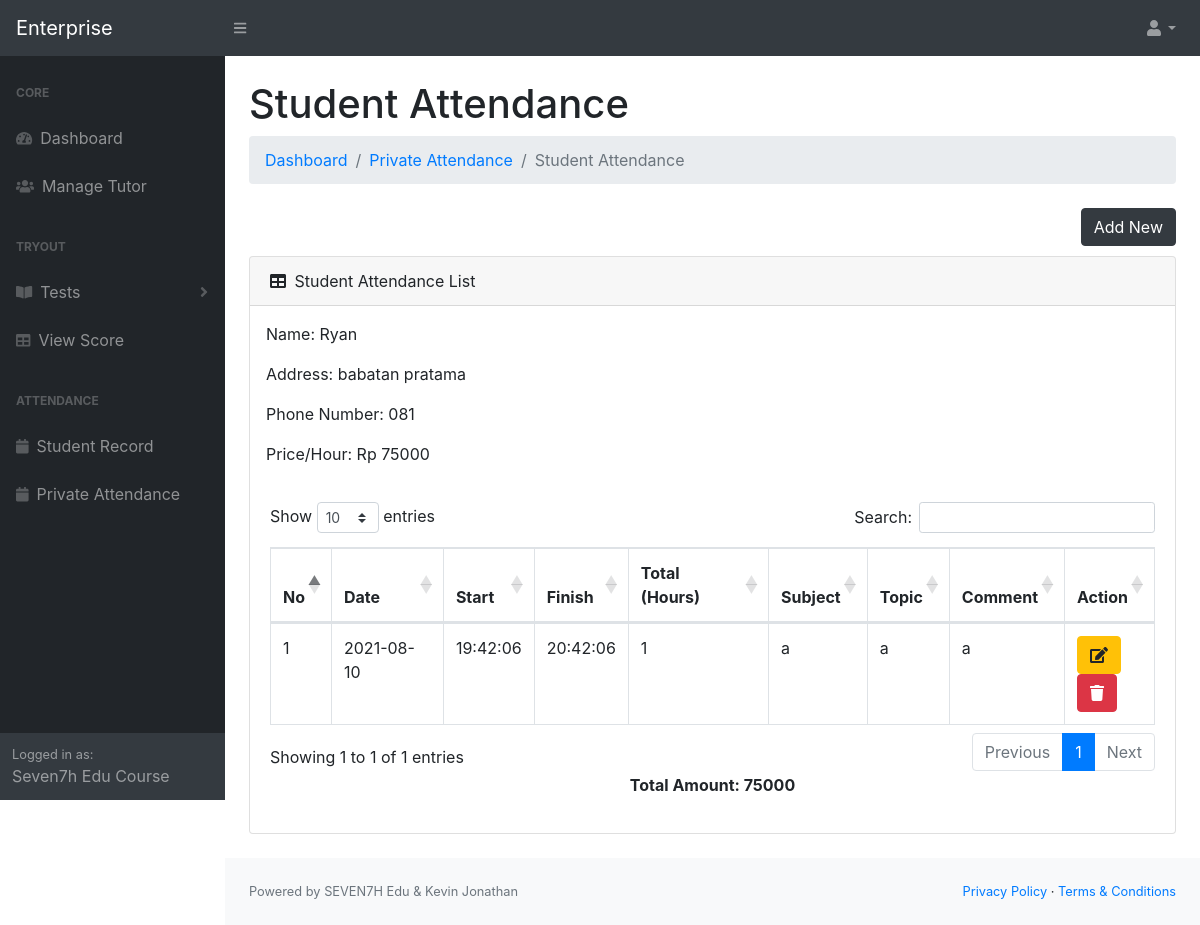
The app's page /enterprise/student_private.php?id=3 (signed in) with its own data.
### tables this page shows
CREATE TABLE `heyseven7h_student` (
  `id` int(11) NOT NULL,
  `name` varchar(100) NOT NULL,
  `address` varchar(255) NOT NULL,
  `phone` varchar(100) NOT NULL,
  `priceperhour` int(11) NOT NULL,
  `tutor_id` int(11) DEFAULT NULL
);

CREATE TABLE `heyseven7h_private_attendance` (
  `id` int(11) NOT NULL,
  `date` date NOT NULL,
  `start` time NOT NULL,
  `finish` time NOT NULL,
  `subject` varchar(100) NOT NULL,
  `topic` varchar(255) NOT NULL,
  `comment` varchar(255) NOT NULL,
  `student_id` int(11) DEFAULT NULL,
  `tutor_id` int(11) DEFAULT NULL
);

### enterprise/student_private.php (the view, shortened to what this page needs)
<?php
require_once 'connect.php';
if (isset($_SESSION["loggedin"])) {
?>
<!DOCTYPE html>
<html lang="en">
<head>
    <link href="css/styles.css" rel="stylesheet" />
    <link href="https://cdn.datatables.net/1.10.20/css/dataTables.bootstrap4.min.css" rel="stylesheet"
 />
</head>
<body class="sb-nav-fixed">
    <?php include('components/navbar.php'); ?>
    <div id="layoutSidenav_content">
        <main>
            <div class="container-fluid">
                <h1 class="mt-4">Student Attendance</h1>
                <ol class="breadcrumb mb-4">
                    <li class="breadcrumb-item"><a href="index.php">Dashboard</a></li>
                    <li class="breadcrumb-item"><a href="privateattendance.php">Private Attendance</a></li>
                    <li class="breadcrumb-item active">Student Attendance</li>
                </ol>
                <a style="float: right;"><button data-toggle='modal' data-target='#addModal' class="btn btn-dark">Add
                        New</button></a>
                <br><br>
                <div class="card mb-4">
                    <div class="card-header">
                        <i class="fas fa-table mr-1"></i>
                        Student Attendance List
                    </div>
                    <?php
                        if($_SERVER["REQUEST_METHOD"] == "GET") {
                            if(isset($_GET["id"])) {
                                $id = $_GET["id"];
                            }
                        }
                        $sql = "SELECT * FROM heyseven7h_student WHERE id=$id";
                        $result = $conn->query($sql);
                        $pricePerHour = 0;
                        if ($result->num_rows > 0) {
                            while($row = $result->fetch_assoc()) {
                              echo "<div style='margin-left: 1rem; margin-top: 1rem;'><p>Name: " . $row["name"]. "</p><p>Address: " . $row["address"]. "</p><p>Phone Number: " .
                              $row["phone"]."</p><p>Price/Hour: Rp ".$row["priceperhour"]."</p></div>";
                              $pricePerHour = $row["priceperhour"];
                            }
                          }
                    ?>
                    <div class="card-body">
                        <div class="table-responsive">
                            <table class="table table-bordered" id="dataTable" width="100%" cellspacing="0">
                                <thead>
                                    <tr>
                                        <th>No</th>
                                        <th>Date</th>
                                        <th>Start</th>
                                        <th>Finish</th>
                                        <th>Total (Hours)</th>
                                        <th>Subject</th>
                                        <th>Topic</th>
                                        <th>Comment</th>
                                        <th>Action</th>
                                    </tr>
                                </thead>
                                <tbody>
                                    <?php
                                    $total_hours = 0;
                                                $sql = "SELECT id, ROW_NUMBER() OVER(
                                                    ORDER BY id) AS row_num, date, start, finish, EXTRACT(HOUR FROM TIMEDIFF(finish, start)) + (EXTRACT(MINUTE FROM TIMEDIFF(finish, start)) + EXTRACT(SECOND FROM TIMEDIFF(finish, start))/60)/60 AS difference, subject, topic, comment, student_id FROM heyseven7h_private_attendance WHERE student_id=$id";
                                                $result = $conn->query($sql);
                                                if ($result->num_rows > 0) {
                                                  while($row = $result->fetch_assoc()) {
                                                    $total_hours += $row["difference"];
                                                    echo "<td>" . $row["row_num"]. "</td><td>" . $row["date"]. "</td><td>" .
                                                    $row["start"]."</td><td>".$row["finish"]."</td><td>".
                                                    floatval($row["difference"])."</td><td>".
                                                    $row["subject"]."</td><td>".$row["topic"]."</td><td>".$row["comment"]."<td>
                                                    <button class='btn btn-warning' title='Edit' onclick='editPage(".$row["id"].")' data-toggle='modal' data-target='#editModal'><i class='fas fa-edit'></i></button>&nbsp;<button class='btn btn-danger' title='Delete' onclick='deletePage(".$row["id"].")' data-toggle='modal' data-target='#deleteModal'><i class='fas fa-trash'></i></button></td></tr></a>";
                                                  }
                                                }
                                            ?>
                                </tbody>
                            </table>
                            <p style="font-weight: bold; text-align: center;">
                                <?php
                                $total_hours *= $pricePerHour;
                                echo "Total Amount: $total_hours" ;
                            ?>
                            </p>
                        </div>
                    </div>
                </div>
            </div>
        </main>
        <?php include('components/footer.php'); ?>
    </div>
    </div>
</body>
</html>
<?php
}
else{
    header("location:login.php");
}
?>

### enterprise/components/navbar.php (shortened to what this page needs)
<nav class="sb-topnav navbar navbar-expand navbar-dark bg-dark">
    <a class="navbar-brand" href="index.php">Enterprise</a>
    <button class="btn btn-link btn-sm order-1 order-lg-0" id="sidebarToggle" href="#"><i
            class="fas fa-bars"></i></button>
    <ul class="navbar-nav ml-auto ml-md-0">
        <li class="nav-item dropdown">
            <a class="nav-link dropdown-toggle" id="userDropdown" href="#" role="button" data-toggle="dropdown"
                aria-haspopup="true" aria-expanded="false"><i class="fas fa-user fa-fw"></i></a>
        </li>
    </ul>
</nav>
<div id="layoutSidenav">
    <div id="layoutSidenav_nav">
        <nav class="sb-sidenav accordion sb-sidenav-dark" id="sidenavAccordion">
            <div class="sb-sidenav-menu">
                <div class="nav">
                    <?php
                    if($_SESSION["role"] == 0) {
                    ?>
                    <div class="sb-sidenav-menu-heading">Core</div>
                    <a class="nav-link" href="index.php">
                        <div class="sb-nav-link-icon"><i class="fas fa-tachometer-alt"></i></div>
                        Dashboard
                    </a>
                    <a class="nav-link" href="managetutor.php">
                        <div class="sb-nav-link-icon"><i class="fas fa-users"></i></div>
                        Manage Tutor
                    </a>
                    <?php
                    }
                    ?>
                    <div class="sb-sidenav-menu-heading">Tryout</div>
                    <a class="nav-link collapsed" href="#" data-toggle="collapse" data-target="#collapsePages"
                        aria-expanded="false" aria-controls="collapsePages">
                        <div class="sb-nav-link-icon"><i class="fas fa-book-open"></i></div>
                        Tests
                        <div class="sb-sidenav-collapse-arrow"><i class="fas fa-angle-down"></i></div>
                    </a>
                    <a class="nav-link" href="viewscore.php">
                        <div class="sb-nav-link-icon"><i class="fas fa-table"></i></div>
                        View Score
                    </a>
                    <div class="sb-sidenav-menu-heading">Attendance</div>
                    <a class="nav-link" href="studentrecord.php">
                        <div class="sb-nav-link-icon"><i class="fa fa-calendar" aria-hidden="true"></i></div>
                        Student Record
                    </a>
                    <a class="nav-link" href="privateattendance.php">
                        <div class="sb-nav-link-icon"><i class="fa fa-calendar" aria-hidden="true"></i></div>
                        Private Attendance
                    </a>
                </div>
            </div>
            <div class="sb-sidenav-footer">
                <div class="small">Logged in as:</div>
                <?php echo $_SESSION["name"]; ?>
            </div>
        </nav>
    </div>

### enterprise/components/footer.php
<footer class="py-4 bg-light mt-auto">
    <div class="container-fluid">
        <div class="d-flex align-items-center justify-content-between small">
            <div class="text-muted">Powered by SEVEN7H Edu & Kevin Jonathan</div>
            <div>
                <a href="privacypolicy.php">Privacy Policy</a>
                &middot;
                <a href="termscondition.php">Terms &amp; Conditions</a>
            </div>
        </div>
    </div>
</footer>

### records on screen
heyseven7h_student: name "Ryan", address "babatan pratama", phone "081", priceperhour "75000"
heyseven7h_private_attendance: row_num "1", date "2021-08-10", start "19:42:06", finish "20:42:06", difference "1", subject "a", topic "a", comment "a"

### other values on screen
$_SESSION["name"] "Seven7h Edu Course"
$total_hours "75000"
